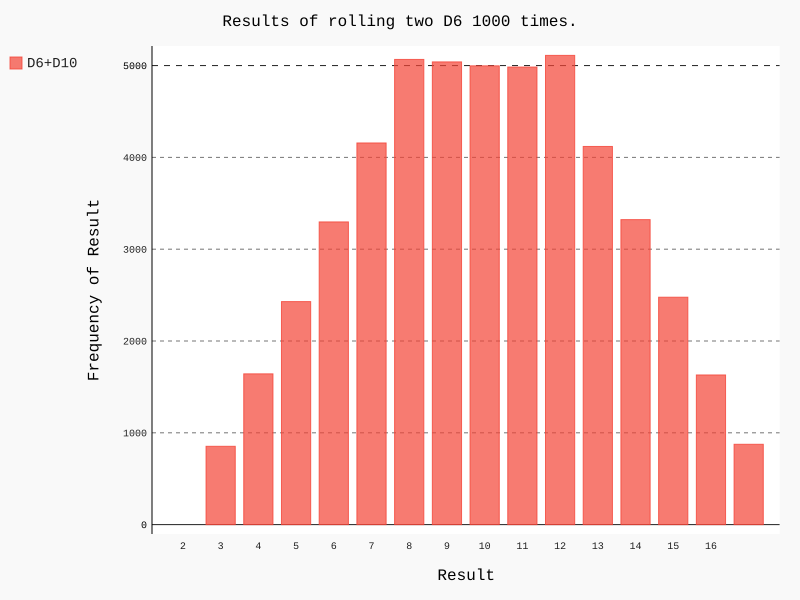

The script that drew this image:
# coding:utf-8
# author: Tao yong
# Python

from die import Die
import pygal

#创建两个骰子对象
die_1 =Die()
die_2 =Die(10)

#掷几次骰子，并将结果存在一个列表里
results=[]
for roll_num in range(50000):
    result=die_1.roll()+die_2.roll()
    results.append(result)

#分析结果，每个数被掷到的次数
frequencies=[]
for value in range(1,die_1.num_sides+die_2.num_sides+1):
    #列表的count方法，计算该元素在列表中出现了多少次
    frequency=results.count(value)
    frequencies.append(frequency)

#对结果进行可视化
#创建条形图实例
hist=pygal.Bar()

hist.title="Results of rolling two D6 1000 times."
hist.x_labels=['2','3','4','5','6','7','8','9','10','11','12','13','14','15','16',]
hist.x_title='Result'
hist.y_title='Frequency of Result'

hist.add('D6+D10',frequencies)
hist.render_to_file('die_visual.svg')
